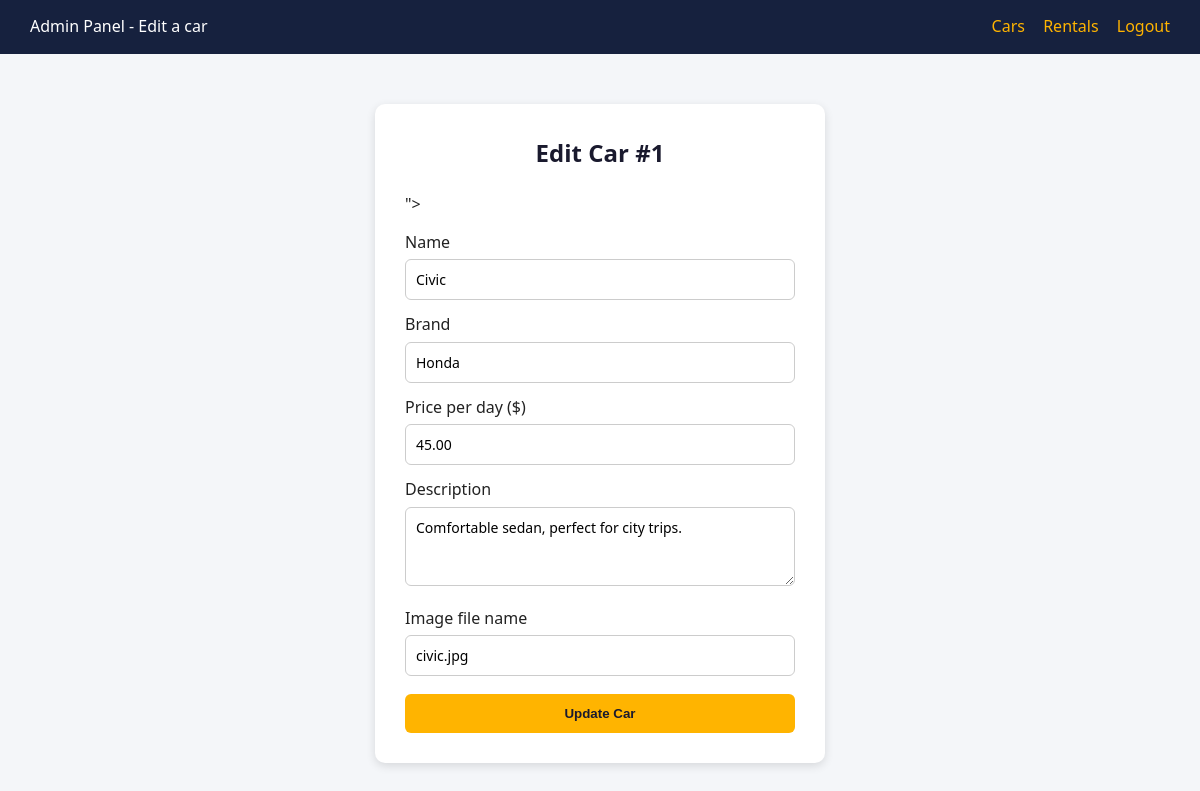
Screenshot of /admin/edit_car.php?id=1 (signed in) with the database file from the repository.
### tables this page shows
CREATE TABLE IF NOT EXISTS cars (
    car_id      INT(8) AUTO_INCREMENT PRIMARY KEY,
    name        VARCHAR(50) NOT NULL,
    brand       VARCHAR(50) NOT NULL,
    price       DECIMAL(8,2) NOT NULL,
    description TEXT,
    image       VARCHAR(100)
);

### car.class.php (called while the page is built, shortened)
<?php
require_once(__DIR__ . '/config.php');
class car
{
    private function db()
    {
        return (new connection())->CNbase();
    }
    function getCarById($id)
    {
        $st = $this->db()->prepare("SELECT * FROM cars WHERE car_id = ?");
        $st->execute([(int)$id]);
        return $st;
    }
}
?>

### admin/edit_car.php (the view, shortened to what this page needs)
<?php
require_once('../car.class.php');
$id = (int)($_GET['id'] ?? 0);
$c   = new car();
$res = $c->getCarById($id);
$row = $res->fetch(PDO::FETCH_ASSOC);
?>
<!DOCTYPE html>
<html lang="en">
<head>
    <link rel="stylesheet" href="../css/style.css">
</head>
<body>
<div class="admin-bar">
    <div>Admin Panel - Edit a car</div>
    <div>
        <a href="index.php">Cars</a>
        <a href="rentals.php">Rentals</a>
        <a href="logout.php">Logout</a>
    </div>
</div>
<div class="form-box">
    <h2>Edit Car #<?php echo $id; ?></h2>
    <form method="post" action="edit_car.php?id=<?php echo $id; ?>
        <?php echo csrf_field(); ?>">
        <label>Name</label>
        <input type="text" name="name" value="<?php echo e($row['name']); ?>" required>
        <label>Brand</label>
        <input type="text" name="brand" value="<?php echo e($row['brand']); ?>" required>
        <label>Price per day ($)</label>
        <input type="number" step="0.01" name="price" value="<?php echo e($row['price']); ?>" required>
        <label>Description</label>
        <textarea name="description" rows="3"><?php echo e($row['description']); ?></textarea>
        <label>Image file name</label>
        <input type="text" name="image" value="<?php echo e($row['image']); ?>">
        <input type="submit" name="submit" value="Update Car" class="btn">
    </form>
</div>
</body>
</html>

### css/style.css (style rules this page uses)
* { margin: 0; padding: 0; box-sizing: border-box; }
body { font-family: "Segoe UI", Tahoma, Arial, sans-serif; background-color: #f4f6f9; color: #222; line-height: 1.6; }
a { text-decoration: none; color: inherit; }
.btn { display: inline-block; background-color: #ffb400; color: #1a1a2e; padding: 12px 28px; border-radius: 6px; font-weight: bold; border: none; cursor: pointer; transition: background-color 0.2s, transform 0.2s; }
.form-box { background-color: #fff; max-width: 450px; margin: 50px auto; padding: 30px; border-radius: 10px; box-shadow: 0 3px 10px rgba(0,0,0,0.12); }
.form-box h2 { text-align: center; margin-bottom: 20px; color: #1a1a2e; }
.form-box label { display: block; margin-top: 12px; margin-bottom: 4px; font-weight: 500; }
.form-box input[type="text"], .form-box input[type="email"], .form-box input[type="password"], .form-box input[type="number"], .form-box input[type="date"], .form-box textarea, .form-box select { width: 100%; padding: 10px; border: 1px solid #ccc; border-radius: 6px; font-size: 14px; font-family: inherit; }
.form-box .btn { width: 100%; margin-top: 18px; }
.admin-bar { background-color: #16213e; color: #fff; padding: 14px 30px; display: flex; justify-content: space-between; align-items: center; }
.admin-bar a { color: #ffb400; margin-left: 14px; font-weight: 500; }

### rows the page displays
cars: name "Civic", brand "Honda", price "45.00", description "Comfortable sedan, perfect for city trips.", image "civic.jpg"

### other values shown
$id "1"
